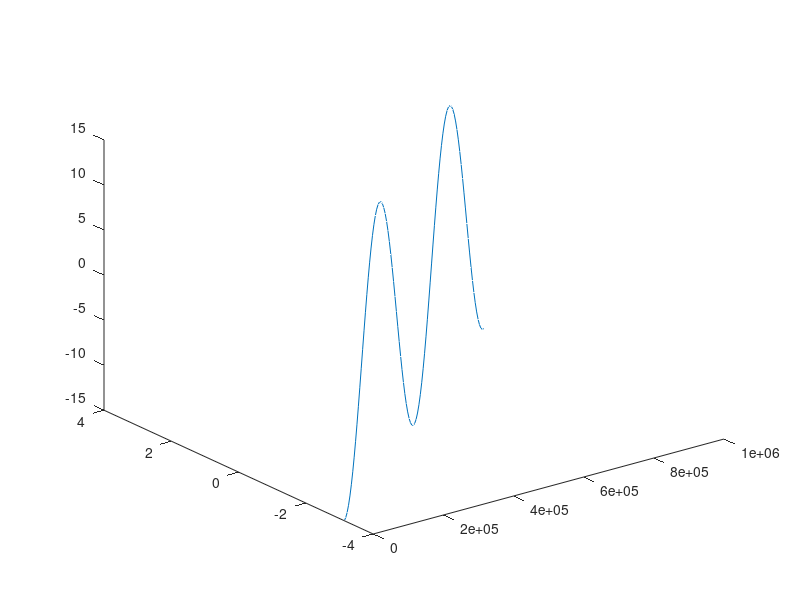
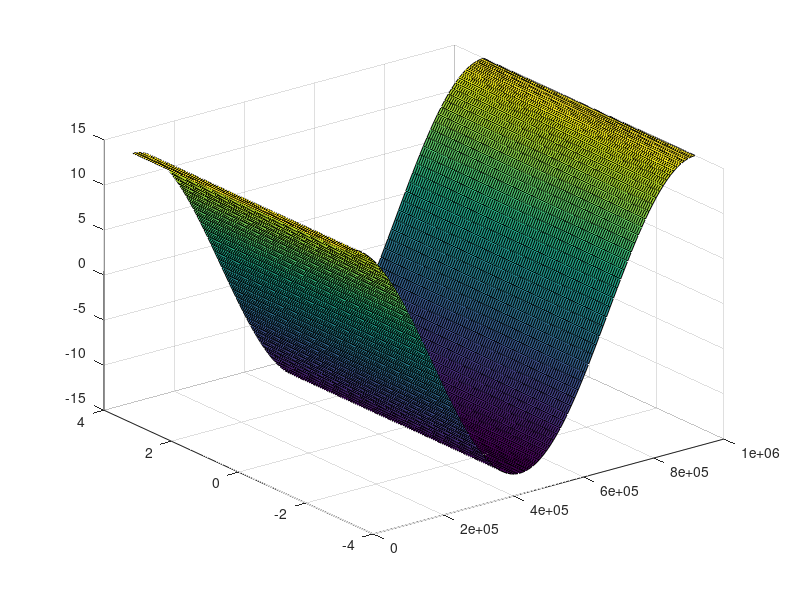

The MATLAB source for these figures, in order:
f=1.0e6;
n=3; 
t=linspace(0,f,100);
phi=linspace(-pi,pi,100);
y=15*(cos(2*pi*t+phi));
plot3(t,phi,y);
figure(2)
[T Phi]=meshgrid(t,phi);
Y=15*(cos(2*pi*f*T));
surf(T,Phi,Y);